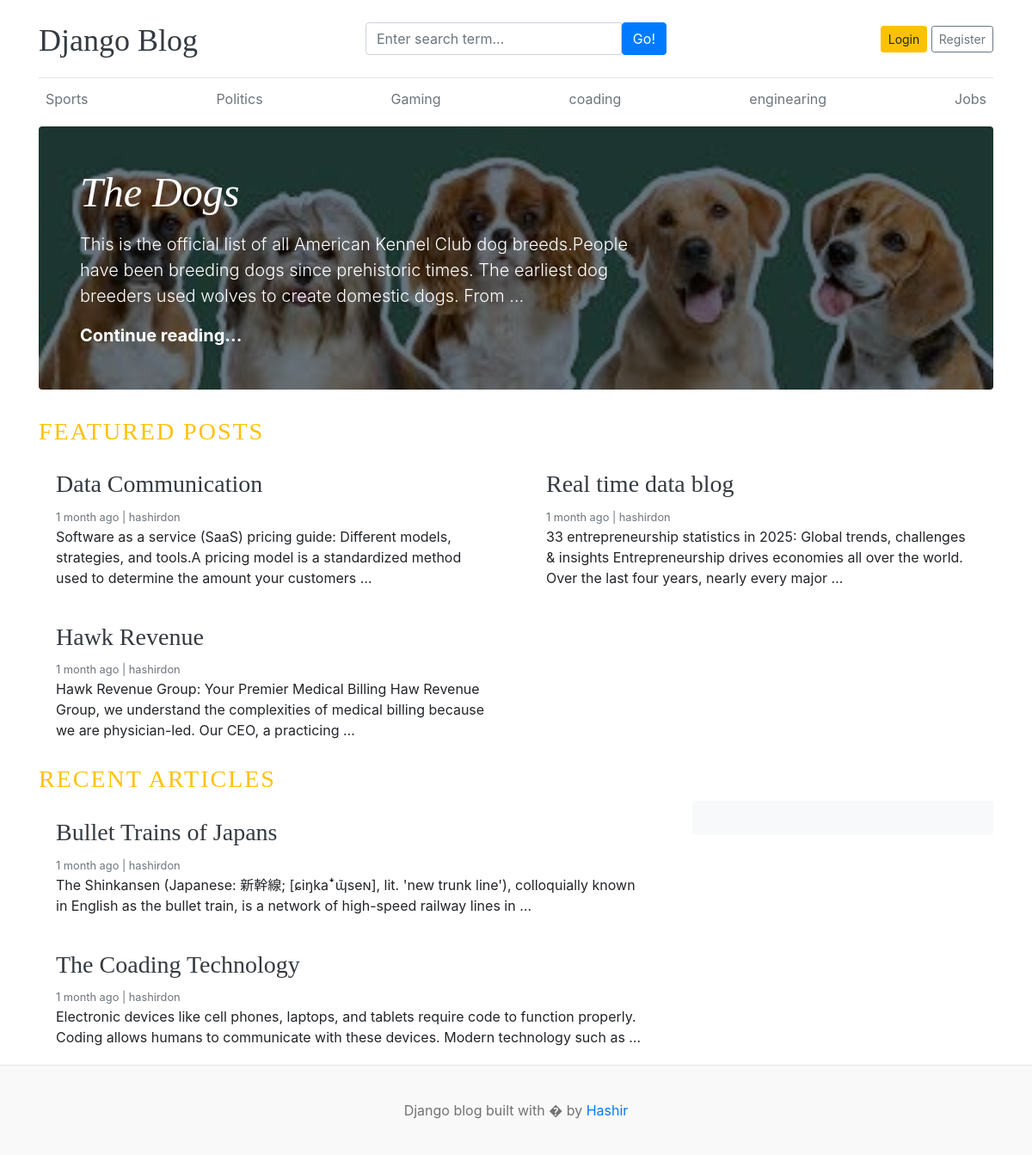
The app's page /, older data.
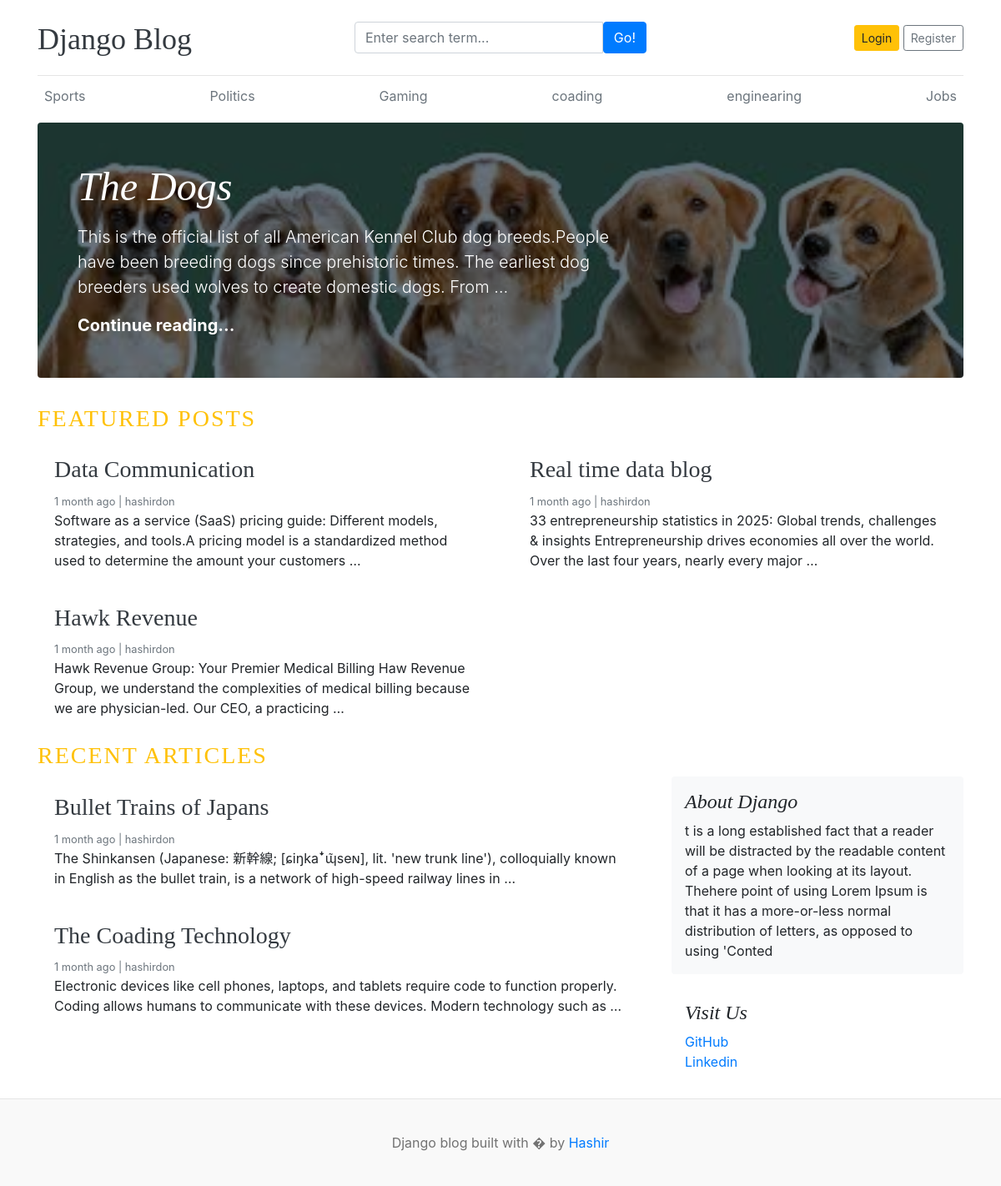
The same page, newer data.
### blogs/models.py (models this page shows, shortened)
class Category(models.Model):
    category_name=models.CharField(max_length=50,unique=True)
    created_at=models.DateTimeField(auto_now_add=True)
    updated_at=models.DateTimeField(auto_now_add=True)
    class Meta:
        verbose_name_plural='Categories'

class Blog(models.Model):
    title=models.CharField(max_length=100)
    slug=models.CharField(max_length=100,unique=True,blank=True)
    category=models.ForeignKey(Category,on_delete=models.CASCADE)
    author=models.ForeignKey(User,on_delete=models.CASCADE)
    featured_image=models.ImageField(upload_to='uploads/%Y/%m/%d')
    short_description=models.TextField(max_length=500)
    blog_body=models.TextField(max_length=2000)
    status=models.CharField(max_length=20,choices=STATUS_CHOICES,default='Draft')
    is_featured=models.BooleanField(default=False)
    created_at=models.DateTimeField(auto_now_add=True)
    updated_at=models.DateTimeField(auto_now_add=True)

### assignments/models.py (models this page shows, shortened)
class About(models.Model):
    about_heading = models.CharField(max_length=25)
    about_description = models.TextField(max_length=250)
    created_at=models.DateTimeField(auto_now_add=True)
    updated_at=models.DateTimeField(auto_now_add=True)
    class Meta:
        verbose_name_plural='About'

class SocialSites(models.Model):
    platform=models.CharField(max_length=25)
    link=models.URLField(max_length=1000)
    created_at=models.DateTimeField(auto_now_add=True)
    updated_at=models.DateTimeField(auto_now_add=True)

### blog_main/views.py (the view)
# urls.py: 2. Add a URL to urlpatterns:  path('', views.home, name='home')
def home(request):
    categories = Category.objects.all()
    featured_posts=Blog.objects.filter(is_featured=True,status='Published').order_by('-created_at')
    posts=Blog.objects.filter(is_featured=False,status='Published')
    try:
        about = About.objects.get()
    except:
        about=None
    context = {
        'categories': categories,
        'featured_posts' :featured_posts,
        'posts':posts,
        'about':about
    }
    return render(request, 'home.html', context)

### blogs/context_processors.py (called while the page is built)
def get_categories(request):
    categories=Category.objects.all()
    return dict(categories=categories)

def get_Social_Links(request):
    Social=SocialSites.objects.all()
    return dict(Social=Social)

### templates/home.html (shortened to what this page needs)
{% extends "base.html" %}
{% block content%}
{% for post in featured_posts %}
{% if forloop.first  %}
<div class="jumbotron p-3 p-md-5 text-white rounded bg-dark" style="background-image: url({{post.featured_image.url}});background-blend-mode: overlay;background-size:cover;">
    <div class="col-md-8 px-0">
      <h1 class="display-4 font-italic">{{post.title}}</h1>
      <p class="lead my-3">{{post.short_description | truncatewords:30}}</p>
      <p class="lead mb-0"><a href="{% url 'blogs' post.slug %}" class="text-white font-weight-bold">Continue reading...</a></p>
    </div>
  </div>
{% endif %}
{% endfor %}
<h3 class='text-uppercase text-warning' style='letter-spacing:2px ;'>Featured Posts</h3>
<div class="row mb-2">
  {% for post in featured_posts %}
    {% if not forloop.first %}
      <div class="col-md-6">
        <div class="card border-0">
          <div class="card-body">
            <h3> <a href="{% url 'blogs' post.slug %}" class=text-dark>{{post.title}} </a></h3>
            <small class="mb-1 text-muted">{{post.created_at | timesince}} ago | {{post.author}}</small>
            <p class="card-text">{{post.short_description | truncatewords:25}}</p>
          </div>
        </div>
      </div>
    {% endif %}
  {% endfor %}
</div>
<h3 class='text-uppercase text-warning' style='letter-spacing:2px ;'>Recent Articles</h3>
  <main role="main" class="container p-0">
    <div class="row">
      <div class="col-md-8 blog-main">
        {% for post in posts %}
        <div class="card border-0">
          <div class="card-body">
            <h3><a href="{% url 'blogs' post.slug %}" class=text-dark>{{post.title}}</a></h3>
            <small class="mb-1 text-muted">{{post.created_at | timesince}} ago | {{post.author}}</small>
            <p class="card-text">{{post.short_description | truncatewords:25}}</p>
          </div>
        </div>
        {% endfor %}
        </div>
      <aside class="col-md-4 blog-sidebar">
        <div class="p-3 mb-3 bg-light rounded">
          <h4 class="font-italic">{{about.about_heading}}</h4>
          <p class="mb-0">{{about.about_description}}</p>
        </div>
        {% if Social %}
        <div class="p-3">
          <h4 class="font-italic">Visit Us</h4>
          <ol class="list-unstyled">
            {% for i in Social %}
            <li><a href="{{i.link}}" target="_blank">{{i.platform}}</a></li>
            {% endfor %}
          </ol>
        </div>
        {% endif %}
      </aside>
    </div>
  </main>
</div>
 {% endblock %}

### templates/base.html (shortened to what this page needs)
{% load static %}
<!DOCTYPE html>
<html lang="en">
<head>
    <link href="https://getbootstrap.com/docs/4.0/dist/css/bootstrap.min.css" rel="stylesheet">
    <link rel="stylesheet" href="{% static 'css/blog.css' %}">
  </head>
<body>
    <div class="container">
      <header class="blog-header py-3">
        <div class="row flex-nowrap justify-content-between align-items-center">
          <div class="col-4 pt-1">
            <a class="blog-header-logo text-dark" href="/">Django Blog</a>
          </div>
          <div class="col-4">
            <form action="{% url 'search' %}" method="GET">
              <div class="input-group">
              <input class="form-control" type="text" name='keyword' placeholder="Enter search term..." aria-label="Enter search term..." aria-describedby="button-search" />
              <button type="submit"class="btn btn-primary" id="button-search" type="button">Go!</button>
              </div>
            </form>
          </div>
          <div class="col-4 d-flex justify-content-end align-items-center">
            {% if not user.is_authenticated %}
            <a class="btn btn-sm btn-warning" href="{% url 'login' %}">Login</a> &nbsp;
            <a class="btn btn-sm btn-outline-secondary" href="{% url 'register' %}">Register</a>
            {% else %}
            <span>You are logged in as {{user}}</span>
            <span><a href="{% url 'logout' %}">Log Out</a></span>
            {% endif %}
          </div>
        </div>
      </header>
      <div class="nav-scroller py-1 mb-2">
        <nav class="nav d-flex justify-content-between">
          {%for cat in categories %}
          <a class="p-2 text-muted" href="{% url 'posts_by_category' cat.id %}">{{cat.category_name}}</a>
          {% endfor %}
        </nav>
      </div>
{% block content%}
 {% endblock %}
  <footer class="blog-footer">
  <p>Django blog built with � by <a href="#">Hashir</a></p>
</footer>
</body>
</html>

Row changes from the older to the newer data that the page shows:
added About: about_heading "About Django", about_description "t is a long established fact that a reader will be distracted by the readable content of a page when looking at its layout. Thehere point of using Lorem Ipsum is that it has a more-or-less normal distribution of letters, as opposed to using 'Conted"
added SocialSites: platform "GitHub"
added SocialSites: platform "Linkedin"
Text that changed along with them:
text now shown: "Visit Us"
